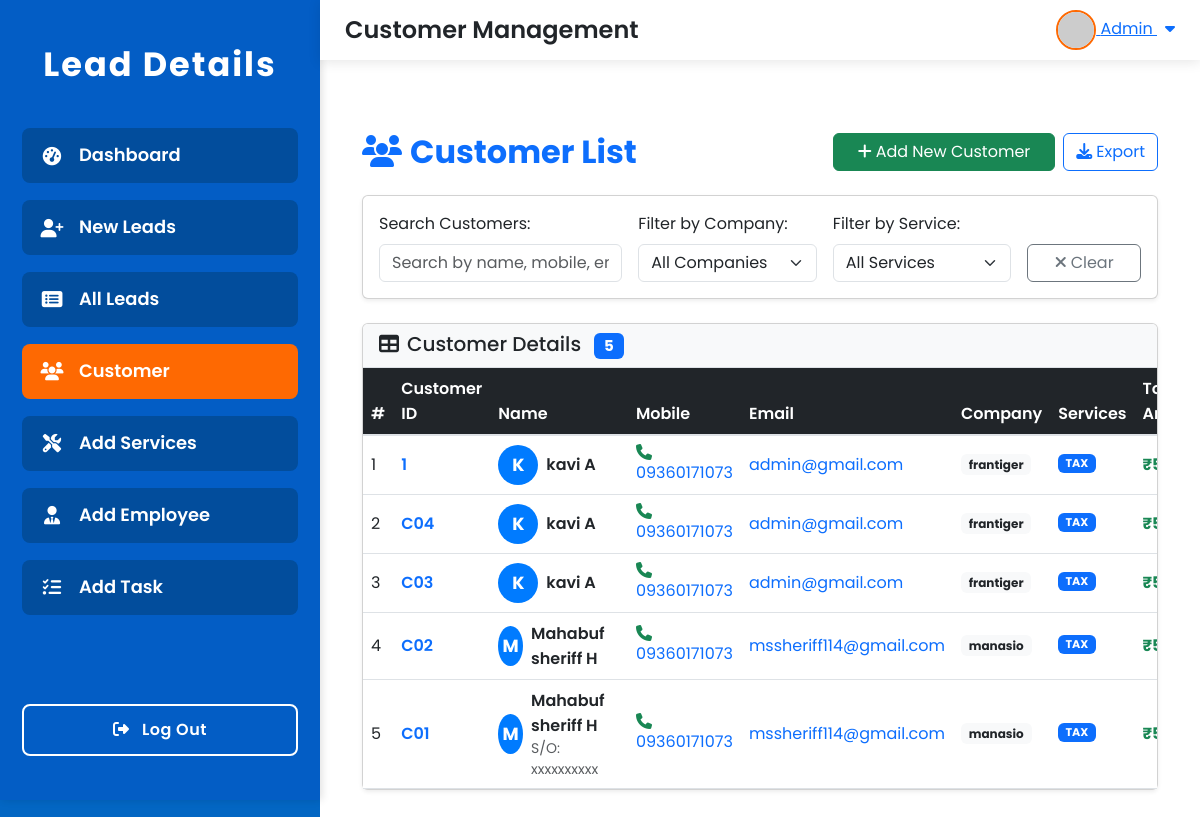
The app's page /customer/, older data.
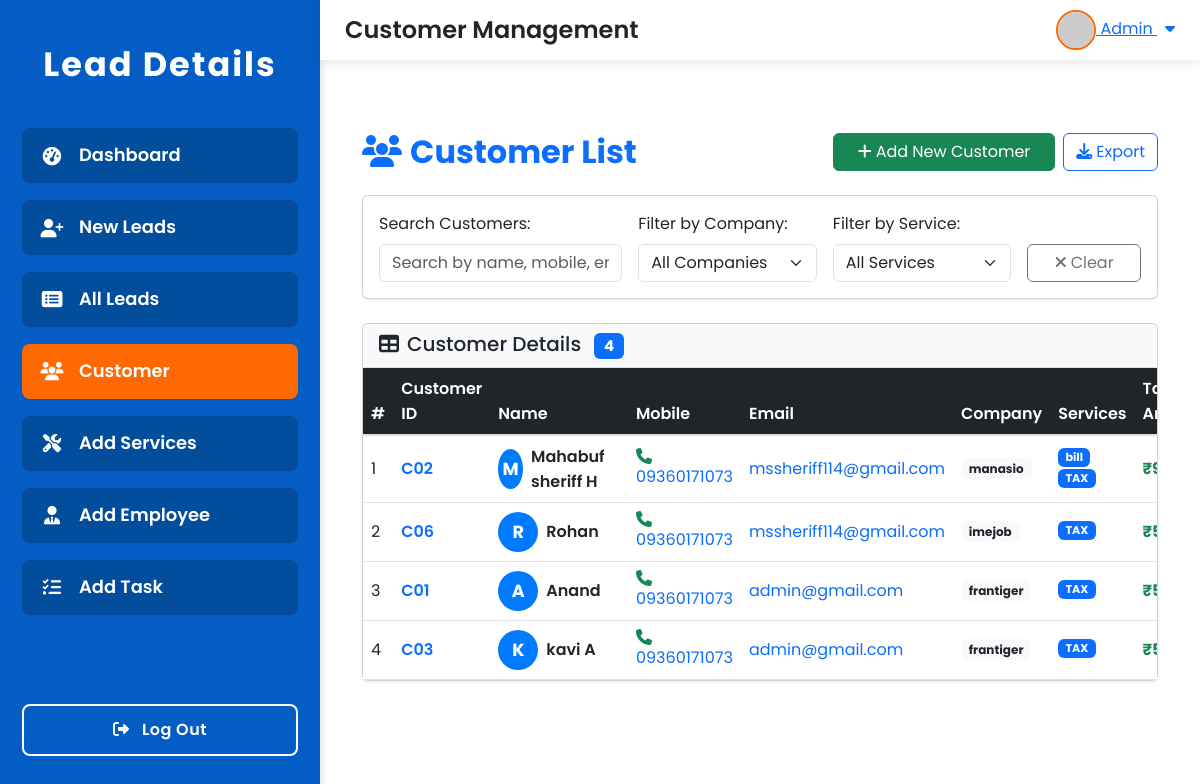
The same page, newer data.
### lead/models.py (models this page shows, shortened)
class Lead(models.Model):
    customer_id = models.CharField(max_length=50, unique=True)
    customer_name = models.CharField(max_length=200)
    mobile_no = models.CharField(max_length=15)
    father_name = models.CharField(max_length=200, blank=True, null=True)
    spouse_name = models.CharField(max_length=200, blank=True, null=True)
    mother_name = models.CharField(max_length=200, blank=True, null=True)
    aadhar_card_no = models.CharField(max_length=12, blank=True, null=True)
    pan_no = models.CharField(max_length=10, blank=True, null=True)
    company_name = models.CharField(max_length=200, blank=True, null=True)
    email_id = models.EmailField(blank=True, null=True)
    gst_no = models.CharField(max_length=15, blank=True, null=True)
    cin_no = models.CharField(max_length=21, blank=True, null=True)
    assigned_to = models.CharField(max_length=200, blank=True, null=True)
    delivery_date = models.DateField(blank=True, null=True)
    upload_document = models.FileField(upload_to='documents/', blank=True, null=True)
    note = models.TextField(blank=True, null=True)
    created_at = models.DateTimeField(auto_now_add=True)
    updated_at = models.DateTimeField(auto_now=True)
    class Meta:
        ordering = ['-created_at']

class Service(models.Model):
    CATEGORY_CHOICES = [
        ('Tax', 'Tax'),
        ('Registration', 'Registration'),
        ('Consultancy', 'Consultancy'),
        ('Filing', 'Filing'),
        ('Legal', 'Legal'),
    ]
    name = models.CharField(max_length=200)
    category = models.CharField(max_length=50, choices=CATEGORY_CHOICES)
    base_price = models.DecimalField(max_digits=10, decimal_places=2)
    description = models.TextField(blank=True, null=True)
    created_at = models.DateTimeField(auto_now_add=True)
    updated_at = models.DateTimeField(auto_now=True)
    class Meta:
        ordering = ['name']

### lead/views.py (the view)
# urls.py: path('customer/', views.customer,name='customer'),
def customer(request):
    leads = Lead.objects.all().order_by('-created_at')
    customers = []
    for lead in leads:
        lead_services = LeadService.objects.filter(lead=lead).select_related('service')
        services = [{'name': ls.service.name, 'price': ls.service_price} for ls in lead_services]
        total_amount = sum(service['price'] for service in services)
        customer = {
            'id': lead.id,
            'customer_id': lead.customer_id,
            'customer_name': lead.customer_name,
            'mobile_no': lead.mobile_no,
            'email_id': lead.email_id,
            'father_name': lead.father_name,
            'spouse_name': lead.spouse_name,
            'mother_name': lead.mother_name,
            'aadhar_card_no': lead.aadhar_card_no,
            'pan_no': lead.pan_no,
            'company_name': lead.company_name,
            'gst_no': lead.gst_no,
            'cin_no': lead.cin_no,
            'assigned_to': lead.assigned_to,
            'delivery_date': lead.delivery_date,
            'note': lead.note,
            'upload_document': lead.upload_document,
            'created_at': lead.created_at,
            'services': services,
            'total_amount': total_amount
        }
        customers.append(customer)
    total_customers = len(customers)
    today = timezone.now().date()
    active_today = len([c for c in customers if c['created_at'].date() == today])
    start_of_month = today.replace(day=1)
    this_month = len([c for c in customers if c['created_at'].date() >= start_of_month])
    total_revenue = sum(c['total_amount'] for c in customers)
    context = {
        'customers': customers,
        'total_customers': total_customers,
        'active_today': active_today,
        'this_month': this_month,
        'total_revenue': total_revenue
    }
    return render(request, 'customer.html', context)

### lead/templates/customer.html (shortened to what the changed rows need)
}{% extends 'base.html' %}
{% block content %}
<div class="container-fluid my-4">
    <div class="d-flex justify-content-between align-items-center mb-4">
        <h2 class="fw-bold text-primary mb-0">
            <i class="fas fa-users me-2"></i>Customer List
        </h2>
    </div>
    <div class="card shadow-sm">
        <div class="card-header bg-light">
            <h5 class="mb-0">
                <i class="fas fa-table me-2"></i>Customer Details
                <span class="badge bg-primary ms-2" id="customerCount">{{ customers|length }}</span>
            </h5>
        </div>
        <div class="card-body p-0">
            <div class="table-responsive">
                <table class="table table-hover mb-0" id="customerTable">
                    <thead class="table-dark">
                        <tr>
                            <th scope="col">#</th>
                            <th scope="col">Customer ID</th>
                            <th scope="col">Name</th>
                            <th scope="col">Mobile</th>
                            <th scope="col">Email</th>
                            <th scope="col">Company</th>
                            <th scope="col">Services</th>
                            <th scope="col">Total Amount</th>
                        </tr>
                    </thead>
                    <tbody>
                        {% for customer in customers %}
                        <tr class="customer-row" data-customer-id="{{ customer.id }}">
                            <td>{{ forloop.counter }}</td>
                            <td>
                                <span class="fw-semibold text-primary">{{ customer.customer_id }}</span>
                            </td>
                            <td>
                                <div class="d-flex align-items-center">
                                    <div class="avatar-circle me-2">
                                        {{ customer.customer_name|first|upper }}
                                    </div>
                                    <div>
                                        <div class="fw-semibold">{{ customer.customer_name }}</div>
                                        {% if customer.father_name %}
                                            <small class="text-muted">S/O: {{ customer.father_name }}</small>
                                        {% endif %}
                                    </div>
                                </div>
                            </td>
                            <td>
                                <a href="tel:{{ customer.mobile_no }}" class="text-decoration-none">
                                    <i class="fas fa-phone text-success me-1"></i>{{ customer.mobile_no }}
                                </a>
                            </td>
                            <td>
                                {% if customer.email_id %}
                                    <a href="mailto:{{ customer.email_id }}" class="text-decoration-none">
                                        {{ customer.email_id }}
                                    </a>
                                {% else %}
                                    <span class="text-muted">Not provided</span>
                                {% endif %}
                            </td>
                            <td>
                                {% if customer.company_name %}
                                    <span class="badge bg-light text-dark">{{ customer.company_name }}</span>
                                {% else %}
                                    <span class="text-muted">Individual</span>
                                {% endif %}
                            </td>
                            <td>
                                {% if customer.services %}
                                    <div class="service-badges">
                                        {% for service in customer.services %}
                                            <span class="badge bg-primary me-1">{{ service.name }}</span>
                                        {% endfor %}
                                    </div>
                                {% else %}
                                    <span class="text-muted">No services</span>
                                {% endif %}
                            </td>
                            <td>
                                <span class="fw-bold text-success">₹{{ customer.total_amount|default:0 }}</span>
                            </td>
                        </tr>
                        {% endfor %}
                    </tbody>
                </table>
            </div>
        </div>
    </div>
</div>
{% endblock %}

Row changes from the older to the newer data that the page shows:
removed Lead: customer_id "C04", customer_name|first "K", customer_name "kavi A", mobile_no "09360171073", email_id "admin@gmail.com", company_name "frantiger"
removed Lead: customer_id "C01", customer_name|first "M", customer_name "Mahabuf sheriff H", father_name "xxxxxxxxxx", mobile_no "09360171073", email_id "mssheriff114@gmail.com", company_name "manasio"
added Service: name "bill"
added Lead: customer_id "C06", customer_name|first "R", customer_name "Rohan", mobile_no "09360171073", email_id "mssheriff114@gmail.com", company_name "imejob"
Text that changed along with them:
{{ customers|length }}: "5" → "4"
new list line: "2 ₹"
new list line: "TAX"
new list line: "3 ₹"
new list line: "C01 A Anand 09360171073 admin@gmail.com frantiger"
list line gone: "1 1 ₹"
list line gone: "K kavi A 09360171073 admin@gmail.com frantiger"
list line gone: "TAX"
list line gone: "2 ₹"
list line gone: "5 S/O: ₹"
